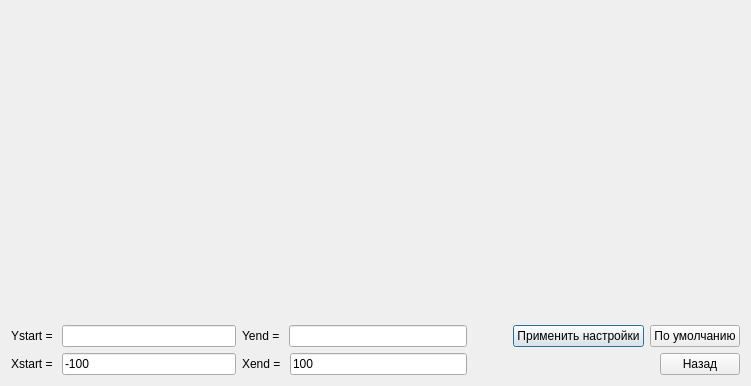
<?xml version="1.0" encoding="UTF-8"?>
<ui version="4.0">
 <class>GraphView</class>
 <widget class="QDialog" name="GraphView">
  <property name="geometry">
   <rect>
    <x>0</x>
    <y>0</y>
    <width>751</width>
    <height>386</height>
   </rect>
  </property>
  <property name="windowTitle">
   <string>График</string>
  </property>
  <layout class="QVBoxLayout" name="verticalLayout_4">
   <item>
    <widget class="QCustomPlot" name="graphPlot" native="true">
     <property name="sizePolicy">
      <sizepolicy hsizetype="Expanding" vsizetype="Expanding">
       <horstretch>0</horstretch>
       <verstretch>0</verstretch>
      </sizepolicy>
     </property>
    </widget>
   </item>
   <item>
    <layout class="QHBoxLayout" name="horizontalLayout_6">
     <property name="sizeConstraint">
      <enum>QLayout::SetNoConstraint</enum>
     </property>
     <item>
      <layout class="QVBoxLayout" name="verticalLayout">
       <item>
        <layout class="QHBoxLayout" name="horizontalLayout">
         <property name="sizeConstraint">
          <enum>QLayout::SetMinimumSize</enum>
         </property>
         <item>
          <widget class="QLabel" name="label_3">
           <property name="text">
            <string>Ystart = </string>
           </property>
          </widget>
         </item>
         <item>
          <widget class="QLineEdit" name="yMinEdit"/>
         </item>
        </layout>
       </item>
       <item>
        <layout class="QHBoxLayout" name="horizontalLayout_3">
         <property name="sizeConstraint">
          <enum>QLayout::SetMinimumSize</enum>
         </property>
         <item>
          <widget class="QLabel" name="label">
           <property name="text">
            <string>Xstart = </string>
           </property>
          </widget>
         </item>
         <item>
          <widget class="QLineEdit" name="xMinEdit">
           <property name="text">
            <string>-100</string>
           </property>
          </widget>
         </item>
        </layout>
       </item>
      </layout>
     </item>
     <item>
      <layout class="QVBoxLayout" name="verticalLayout_2">
       <item>
        <layout class="QHBoxLayout" name="horizontalLayout_2">
         <property name="sizeConstraint">
          <enum>QLayout::SetMinimumSize</enum>
         </property>
         <item>
          <widget class="QLabel" name="label_4">
           <property name="text">
            <string>Yend = </string>
           </property>
          </widget>
         </item>
         <item>
          <widget class="QLineEdit" name="yMaxEdit">
           <property name="text">
            <string/>
           </property>
           <property name="maxLength">
            <number>32767</number>
           </property>
          </widget>
         </item>
        </layout>
       </item>
       <item>
        <layout class="QHBoxLayout" name="horizontalLayout_4">
         <property name="sizeConstraint">
          <enum>QLayout::SetMinimumSize</enum>
         </property>
         <item>
          <widget class="QLabel" name="label_2">
           <property name="text">
            <string>Xend = </string>
           </property>
          </widget>
         </item>
         <item>
          <widget class="QLineEdit" name="xMaxEdit">
           <property name="text">
            <string>100</string>
           </property>
          </widget>
         </item>
        </layout>
       </item>
      </layout>
     </item>
     <item>
      <layout class="QVBoxLayout" name="verticalLayout_3">
       <property name="sizeConstraint">
        <enum>QLayout::SetMinimumSize</enum>
       </property>
       <item>
        <layout class="QHBoxLayout" name="horizontalLayout_7">
         <item>
          <spacer name="horizontalSpacer_2">
           <property name="orientation">
            <enum>Qt::Horizontal</enum>
           </property>
           <property name="sizeHint" stdset="0">
            <size>
             <width>40</width>
             <height>20</height>
            </size>
           </property>
          </spacer>
         </item>
         <item>
          <widget class="QPushButton" name="drawButton">
           <property name="text">
            <string>Применить настройки</string>
           </property>
          </widget>
         </item>
         <item>
          <widget class="QPushButton" name="defaultSettingsButton">
           <property name="text">
            <string>По умолчанию</string>
           </property>
          </widget>
         </item>
        </layout>
       </item>
       <item>
        <layout class="QHBoxLayout" name="horizontalLayout_5">
         <item>
          <spacer name="horizontalSpacer">
           <property name="orientation">
            <enum>Qt::Horizontal</enum>
           </property>
           <property name="sizeHint" stdset="0">
            <size>
             <width>40</width>
             <height>20</height>
            </size>
           </property>
          </spacer>
         </item>
         <item>
          <widget class="QPushButton" name="backButton">
           <property name="text">
            <string>Назад</string>
           </property>
          </widget>
         </item>
        </layout>
       </item>
      </layout>
     </item>
    </layout>
   </item>
  </layout>
 </widget>
 <customwidgets>
  <customwidget>
   <class>QCustomPlot</class>
   <extends>QWidget</extends>
   <header>views/widgets/qcustomplot.h</header>
   <container>1</container>
  </customwidget>
 </customwidgets>
 <resources/>
 <connections/>
</ui>
